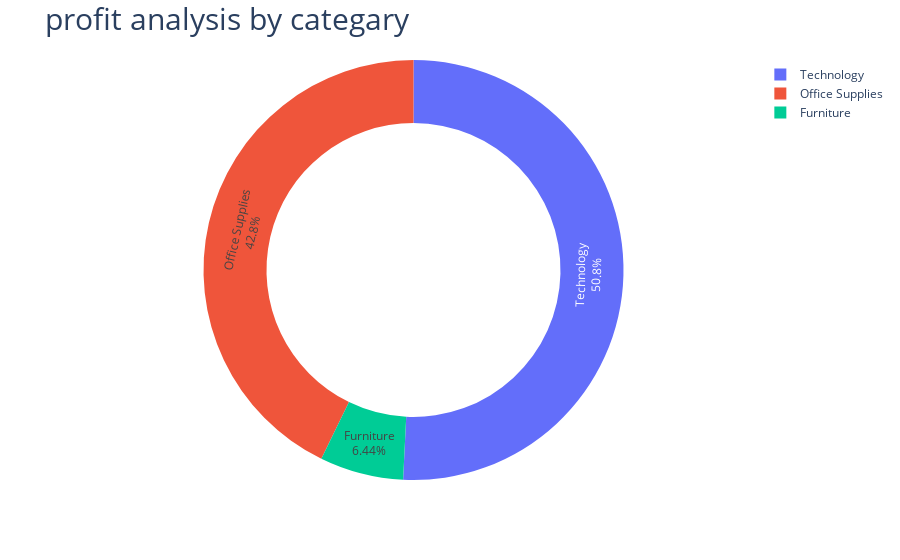

Notebook cell for this chart:
### Code cell
fig=px.pie(profit_by_category,
            values= 'Profit',
            names= 'Category',
            hole=0.7)

fig.update_traces(textposition='inside',textinfo='percent+label')
fig.update_layout(title_text='profit analysis by categary',title_font=dict(size=30))
fig.show()

### Figure 1 — Plotly figure (JSON) as saved in the notebook; plotly's stock layout.template omitted (floating-point values rounded to 4 significant figures)
{"data": [{"domain": {"x": [0, 1], "y": [0, 1]}, "hole": 0.7, "hovertemplate": "Category=%{label}<br>Profit=%{value}<extra></extra>", "labels": ["Furniture", "Office Supplies", "Technology"], "legendgroup": "", "name": "", "showlegend": true, "textinfo": "percent+label", "textposition": "inside", "type": "pie", "values": [18450.0, 122500.0, 145500.0]}], "layout": {"legend": {"tracegroupgap": 0}, "margin": {"t": 60}, "title": {"font": {"size": 30}, "text": "profit analysis by categary"}}}
